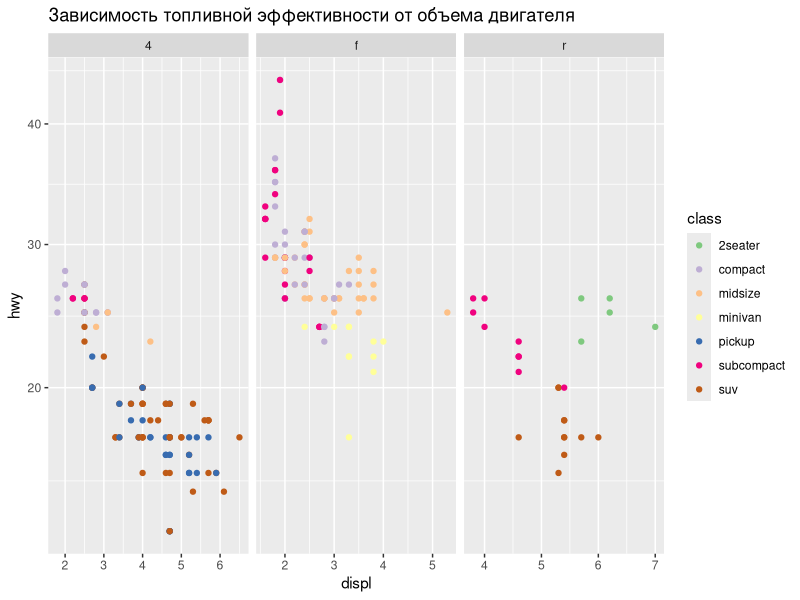
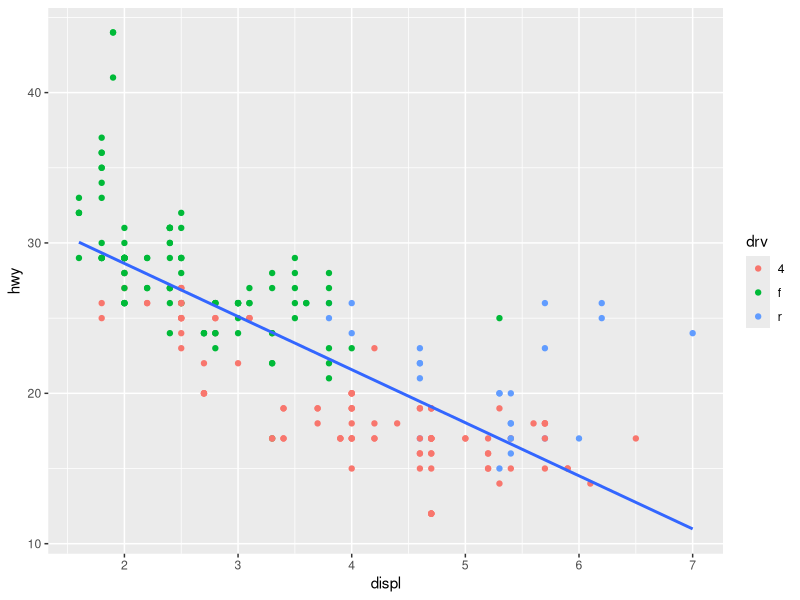
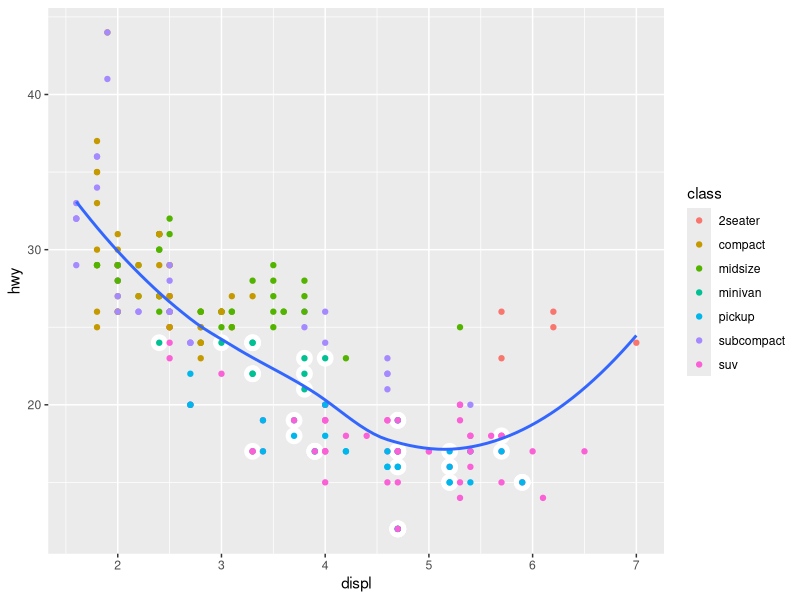
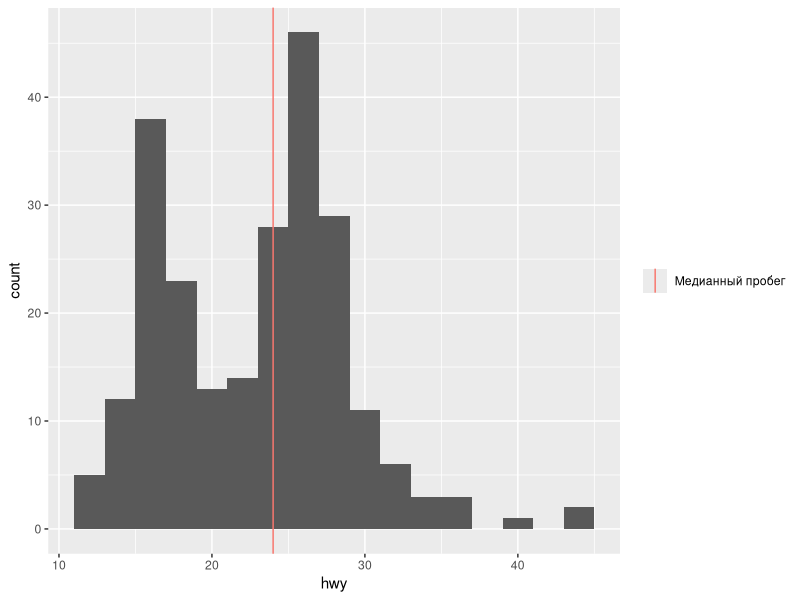
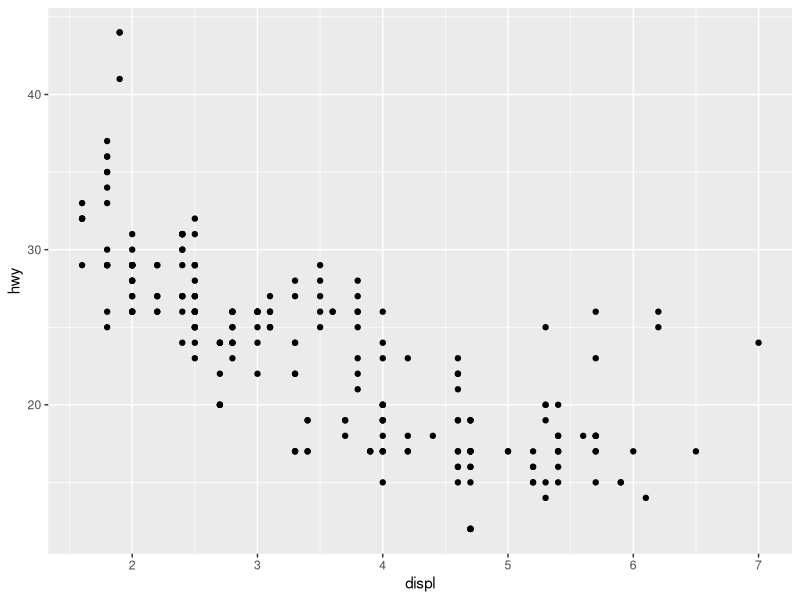
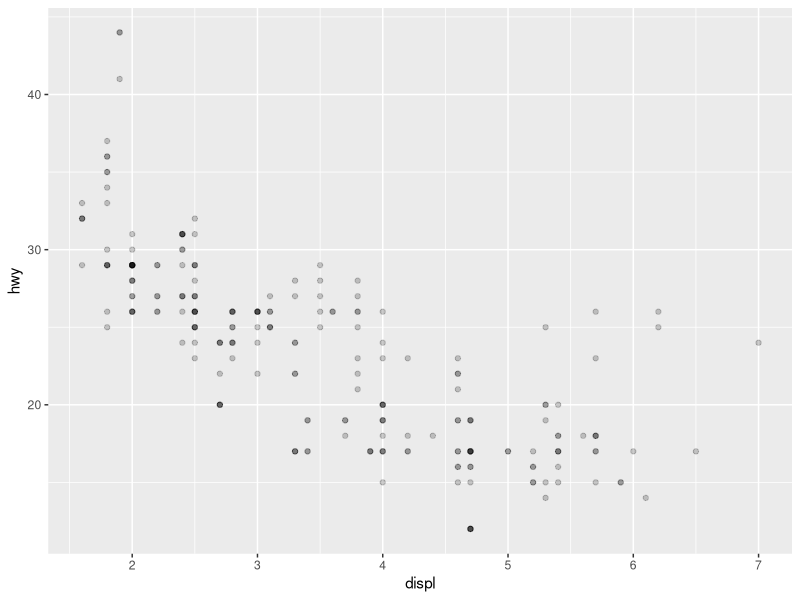
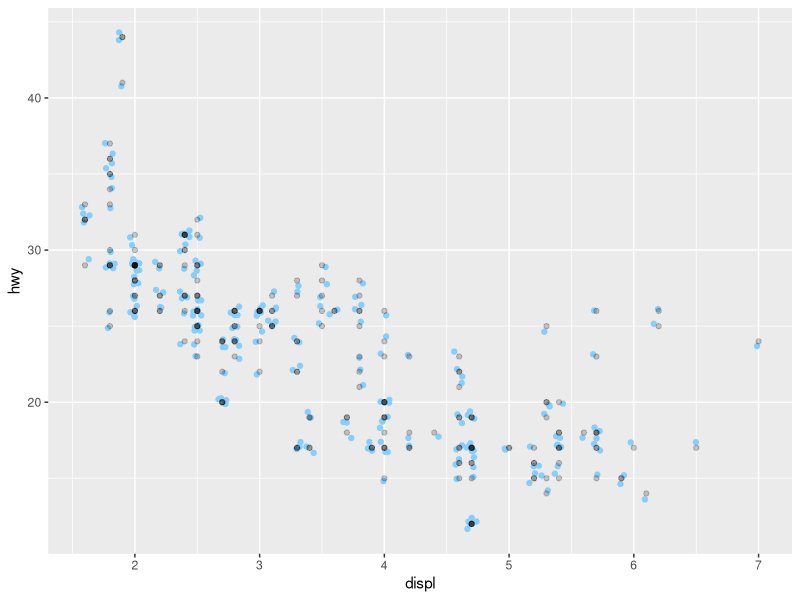
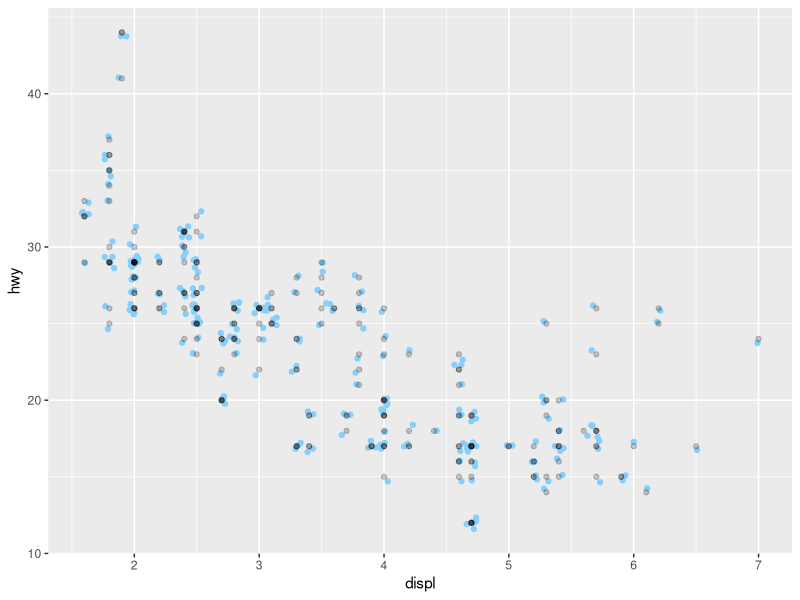

Write R code to recreate these figures, in order.
## ---- chunk 1
library(tidyverse)
library(forcats) # работа с факторами
library(scales) # процентный формат для осей на графике
## ---- chunk 2
data(mpg)
head(mpg)

ggplot(data = mpg) + 
  geom_point(mapping = aes(x = displ, y = hwy, color = class)) +
  scale_color_brewer(palette = 'Accent') + 
  scale_y_sqrt() +
  facet_wrap(~drv, scales = 'free_x') +
  labs(title = 'Зависимость топливной эффективности от объема двигателя')

## ---- chunk 3

ggplot(data = mpg, 
       mapping = aes(x = displ, y = hwy)) + # общие для всех слоев связи
  geom_point(mapping = aes(color = drv)) + # x и y уже заданы, добавляем цвет
  geom_smooth(method = 'lm', se = FALSE) # x и y уже заданы

## ---- chunk 4
data(diamonds)
head(diamonds)
## ---- chunk 5
# Раскомментируйте и допишите код:

#ggplot(data = diamonds, ...) +
#  geom_point(...) +
#  geom_smooth(...)

## ---- chunk 6
ggplot(data = mpg, 
       mapping = aes(x = displ, y = hwy)) + 
  
  geom_point(data = 
               filter(mpg, manufacturer == 'dodge'), 
             color = 'white', size = 5) +
  
  geom_point(mapping = aes(color = class)) +
  
  geom_smooth(se = FALSE)
## ---- chunk 7
ggplot(data = mpg) + 
  geom_histogram(mapping = aes(x = hwy), 
                 binwidth = 2)  +
  
  geom_vline(mapping = 
               aes(xintercept = median(hwy),
                   color = 'Медианный пробег'),
             show.legend = TRUE) +
  
  labs(color = NULL)

## ---- chunk 8
# Исходный график с наложением
ggplot(data = mpg) +
  geom_point(mapping = aes(x = displ, y = hwy))

# Прозрачность делает точки видимыми
ggplot(data = mpg) +
  geom_point(mapping = aes(x = displ, y = hwy), 
             alpha = 0.2)

## ---- chunk 9

ggplot(data = mpg,
       mapping = aes(x = displ, y = hwy)) +
  
  geom_point(position = 'jitter',
             color = 'lightskyblue') +

  geom_point(alpha = 0.2)
  

## ---- chunk 10

ggplot(data = mpg,
       mapping = aes(x = displ, y = hwy)) +
  
  geom_jitter(color = 'lightskyblue') +

  geom_point(alpha = 0.2)

## ---- chunk 11

ggplot(data = mpg) +
  geom_bar(mapping = aes(x = class))

## ---- chunk 12

ggplot(data = mpg) +
  geom_bar(mapping = aes(x = class, fill = drv))

## ---- chunk 13

ggplot(data = mpg) +
  geom_bar(mapping = aes(x = drv, fill = class))

## ---- chunk 14

ggplot(data = mpg) +
  geom_bar(mapping = aes(x = class, fill = drv),
           position = 'fill') +
  scale_y_continuous(labels = scales::percent) # процентный формат для оси

## ---- chunk 15
#ggplot(data = diamonds) +
  #geom_bar(...)
## ---- chunk 16
ggplot(data = mpg, mapping = aes(x = drv, y = hwy)) +
  geom_bar(stat = 'summary', fun.y = 'mean')

## ---- chunk 17
ggplot(data = mpg, mapping = aes(x = drv, y = hwy)) +
  stat_summary(fun.y = 'mean', geom = 'bar')
## ---- chunk 18
ggplot(data = mpg, 
       mapping = aes(x = drv, 
                     fill = factor(year), 
                     y = hwy)) +
  stat_summary(fun.y = 'mean', geom = 'bar', 
               position = 'dodge')
## ---- chunk 19
ggplot(data = mpg, 
       mapping = aes(x = drv, 
                     fill = factor(year), 
                     y = hwy)) +
  geom_boxplot()
## ---- chunk 20
days <- c('We', 'Tu', 'Th', 'Mo', 'Su', 'Sa', 'Fri')
sort(days)
## ---- chunk 21
days_factor <- 
  factor(days, 
         levels = c('Mo', 'Tu', 'We', 'Th',
                    'Fri', 'Sa', 'Su'))
sort(days_factor)
## ---- chunk 22
str(days_factor)
## ---- chunk 23

mpg <- mutate(mpg,
              drv_factor = 
                factor(drv, levels = c('f', 'r', '4')))

ggplot(data = mpg) +
  geom_bar(mapping = aes(x = "", fill = drv_factor),
           position = 'fill') +
  scale_y_continuous(labels = scales::percent)

ggplot(data = mpg) +
  stat_summary(mapping = aes(x = drv_factor, y = hwy),
               fun.y = 'mean', geom = 'bar')

## ---- chunk 24
ggplot(data = mpg, 
       mapping = aes(x = fct_infreq(manufacturer))) +
  geom_bar() +
  coord_flip()
## ---- chunk 25
ggplot(data = mpg, 
       mapping = 
         aes(x = fct_rev(fct_infreq(manufacturer)))) +
  geom_bar() +
  coord_flip()
## ---- chunk 26
ggplot(data = mpg, 
       mapping = 
         aes(x = fct_reorder(class, hwy, 
                             .fun = mean, 
                             .desc = TRUE), 
             y = hwy)) +
  
  stat_summary(fun.y = 'mean', geom = 'bar') +
  labs(x = 'class')
  
## ---- chunk 27

# Напишите здесь свой код


## ---- chunk 28

# Готовим таблицу данных для рейтинга с помощью dplyr:
class_mpg <- mpg %>% 
  group_by(class) %>%
  summarise(avg_hwy = mean(hwy)) %>% 
  arrange(desc(avg_hwy))

# Таблица данных для рейтинга
class_mpg

# Визуализируем таблицу
ggplot(data = class_mpg, 
       mapping = 
         aes(x = fct_inorder(class), # уровни фактора - в порядке появления в таблице 
             y = avg_hwy)) +
  
  geom_bar(stat = "identity") 

## ---- chunk 29
# Визуализируем таблицу
ggplot(data = class_mpg, 
       mapping = 
         aes(x = fct_inorder(class), # уровни фактора - в порядке появления в таблице 
             y = avg_hwy)) +
  
  geom_col() 

